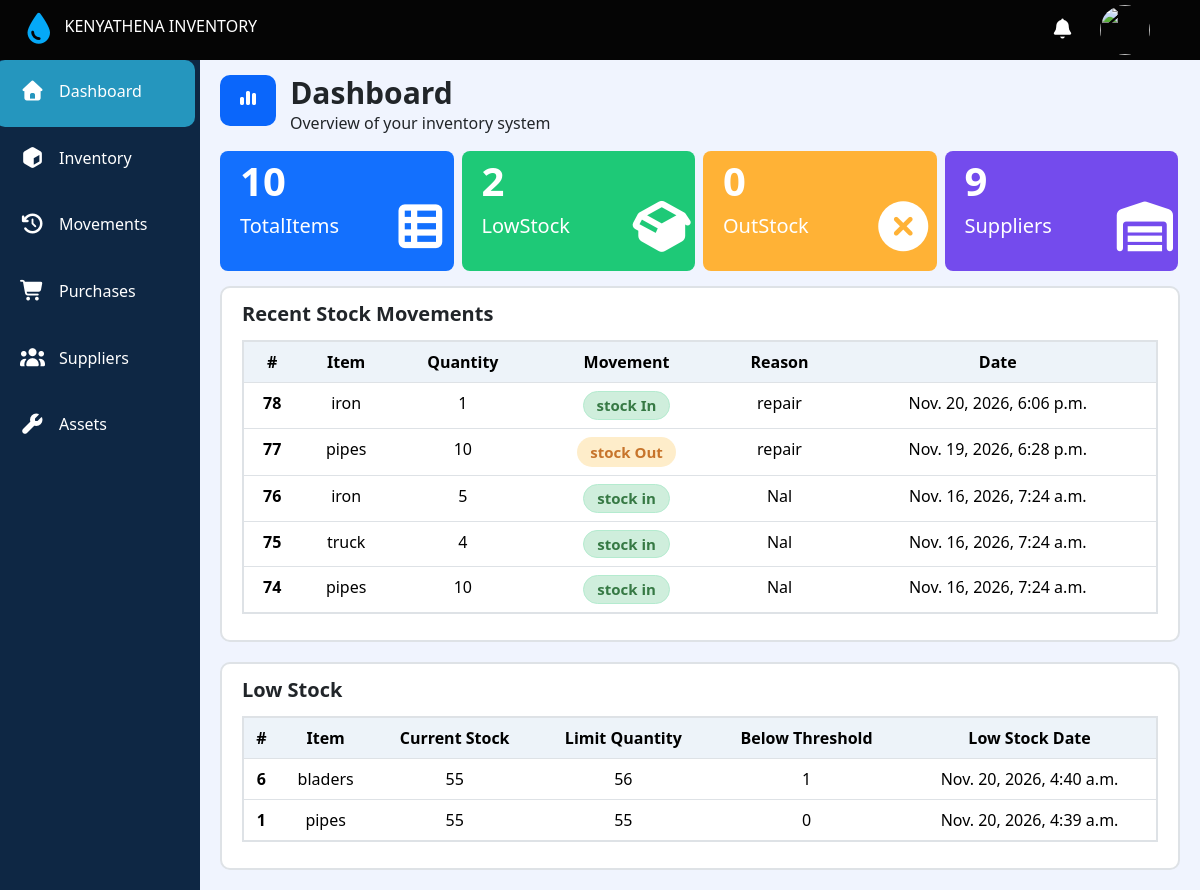
Before: /dashboard/ with the older database file.
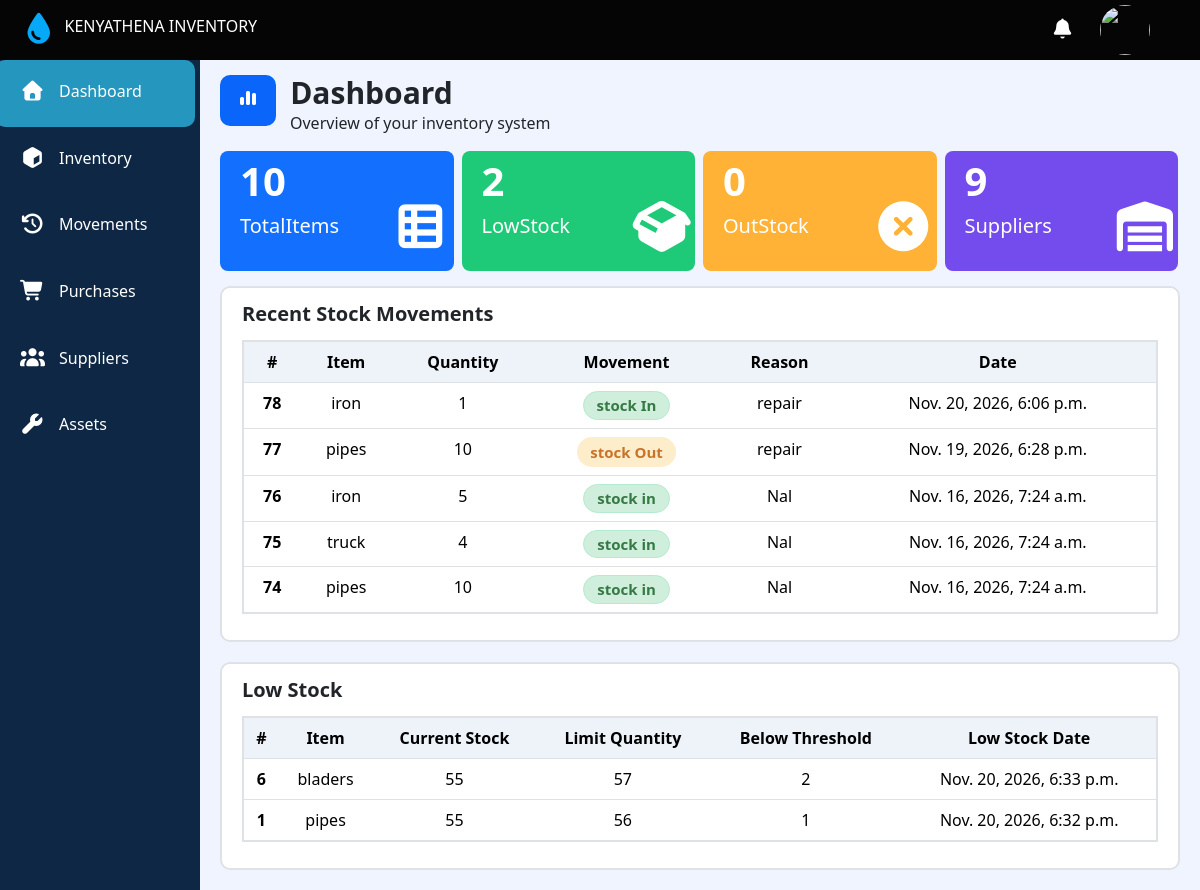
After: the same page with the newer database file.
### main/models.py (models this page shows, shortened)
class assets(models.Model):
  item = models.CharField(max_length=200)
  limit_quantity = models.PositiveIntegerField()

class Stock(models.Model):
  stock_status =[
    ('low_stock','LowStock'),
    ('outStock','Out_Of_Stock'),
    ('inStock','In_Stock')
  ]
  item = models.CharField(max_length=200,unique=True)
  quantity = models.PositiveIntegerField(default=0)
  status = models.CharField(choices=stock_status,null=True)
  low_stock_date = models.DateTimeField(null=True,blank=True)
  low_by = models.PositiveIntegerField(null=True,blank=True)

### main/views.py (the view)
# urls.py: 2. Add a URL to urlpatterns:  path('', views.home, name='home')
def home(request):
  low_stock_table= Stock.objects.filter(status='low_stock').order_by('-id')
  stock_Movements = StockMovements.objects.all().order_by('-id')[:5]
  outStock = Stock.objects.filter(status='outStock').count()
  lowStock = Stock.objects.filter(status='low_stock').count()
  items = Stock.objects.all().count()
  suppliers_count= Suppliers.objects.all().count()
  asset = assets.objects.all()
  context = {
    'suppliers_count':suppliers_count,
    'outStock':outStock,
    'lowStock':lowStock,
    'items':items,
    'stock_Movements':stock_Movements,
    'low_stock_table':low_stock_table,
    'asset':asset,
    }
  return render(request,'main/dashboard.html',context)

### main/templates/main/dashboard.html (shortened to what this page needs)
{% extends 'main/base.html' %}
{% block content %}
  <main>
    <div class="Stock">
      <span class="icon"><i class="fa-solid fa-chart-simple"></i></span>
        <span class="dashboard_title">Dashboard </span>
        <p>Overview of your inventory system</p>
    </div>
    <div class="main">
      <div class="totalItems">
        <div class="containerdiv">
          <div class="number">{{items}}</div>
          <div class="name">TotalItems</div>
        </div>
        <div class="icon">
          <i class="fa-solid fa-table-list"></i>
        </div>
      </div>
      <div class="lowStock">
        <div>
          <div class="containerdiv">
            <div class="number">{{lowStock}}</div>
            <div class="name">LowStock</div>
          </div>
        </div>
        <div class="icon">
          <i class="fa-solid fa-box-open"></i>
        </div>
      </div>
      <div class="outStock">
        <div>
          <div class="containerdiv">
            <div class="number">{{outStock}}</div>
          <div class="name">OutStock</div>
          </div>
        </div>
        <div class="icon">
          <i class="fa-solid fa-circle-xmark"></i>
        </div>
      </div>
      <div class="suppliers">
        <div>
          <div class="containerdiv">
            <div class="number">{{suppliers_count}}</div>
            <div class="name">Suppliers</div>
          </div>
        </div>
        <div class="icon">
          <i class="fa-solid fa-warehouse"></i>
        </div>
      </div>
    </div>
<div class="recent-inventory-table" id="recent-inventory-table">
    <div class="recent-title">
        <div>
            <a class="current-stock-link" href="">
                Recent Stock Movements
            </a>
        </div>
    </div>
    <table class="table" id="inventory-table">
        <thead>
            <tr>
                <th scope="col">#</th>
                <th scope="col">Item</th>
                <th scope="col">Quantity</th>
                <th scope="col">Movement</th>
                <th scope="col">Reason</th>
                <th scope="col" >Date</th>
            </tr>
        </thead>
        <tbody>
            {% for item in stock_Movements %}
            <tr>
                <th scope="row">{{item.id}}</th>
                <td>{{item.item}}</td>
                <td>{{item.quantity}}</td>
                {% if item.movement == 'Out' %}
                <td>
                  <span class="movement_Out">stock {{item.movement}}</span>
                </td>
                {% else %}
                <td>
                  <span class="movement_In">stock {{item.movement}}</span>
                </td>
                {% endif %}
                <td>{{item.reason}}</td>
                <td>{{item.date}}</td>
            </tr>
            {% endfor %}
        </tbody>
    </table>
</div>
<div class="recent-inventory-table" id="recent-inventory-table">
    <div class="recent-title">
        <div>
            <a class="current-stock-link" href="">
                Low Stock
            </a>
        </div>
    </div>
    <table class="table" id="inventory-table">
        <thead>
            <tr>
                <th scope="col">#</th>
                <th scope="col">Item</th>
                <th scope="col">Current Stock</th>
                <th scope="col">Limit Quantity</th>
                <th scope="col">Below Threshold</th>
                <th scope="col">Low Stock Date</th>
            </tr>
        </thead>
        <tbody>
            {% for item in low_stock_table %}
            <tr>
                <th scope="row">{{item.id}}</th>
                <td>{{item.item}}</td>
                <td>{{item.quantity}}</td>
                {% for a in asset %}
                 {% if a.item == item.item %}
                <td>{{a.limit_quantity}}</td>
                {% endif %}
                {% endfor %}
                <td>{{item.low_by}}</td>
                <td>{{item.low_stock_date}}</td>
            </tr>
            {% endfor %}
        </tbody>
    </table>
</div>
  </main>
{% endblock %}

Changed rows visible on the page:
changed Stock "bladers": low_by "1" → "2"; low_stock_date "Nov. 20, 2026, 4:40 a.m." → "Nov. 20, 2026, 6:33 p.m."
changed assets (number 1 of 2 on the later page): limit_quantity "56" → "57"
changed Stock "pipes": low_by "0" → "1"; low_stock_date "Nov. 20, 2026, 4:39 a.m." → "Nov. 20, 2026, 6:32 p.m."
changed assets (number 2 of 2 on the later page): limit_quantity "55" → "56"
